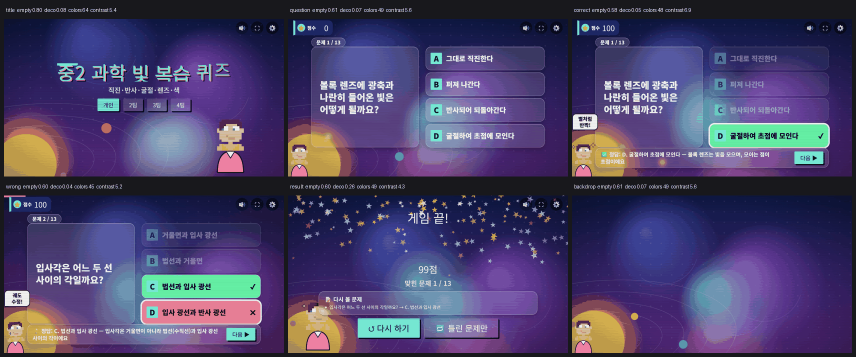
#> input picture docs/training/compare/raw/game/harness/review/light-review-sheet.png, 1712 x 714 px (shown at 1/2 size)
$ python -i diagnose.py   (imports and definitions only)
#> lines starting #> are read from the running program, lines starting #| are printed output that depends on the picture
### skills/teacher-studio/scripts/prefs.py
# SPDX-License-Identifier: Apache-2.0
# Copyright 2026 박진영 (zln02)
"""First-run teacher preferences: school level, main subject, device. Stored locally, no student data, no network.

Usage:
    python3 prefs.py show [--json]             # print saved prefs (exit 0; prints 'unset' if none)
    python3 prefs.py set --level 중학교 --subject 과학 --device board
    python3 prefs.py defaults                  # save the recommended defaults (중학교 / 전과목 / board)
    python3 prefs.py reset                     # forget (for 「설정 바꿔 줘」, then ask again); taste is kept
    python3 prefs.py taste-add "덜 화려하게" "글씨 크게" | taste-show | taste-reset   # 「취향 초기화」
    python3 prefs.py palette-show | palette-reset   # the user's own colours (saved only when asked: shared/design/color_from.py --save-default)

File: ~/.teacher-studio/prefs.json
"""
from __future__ import annotations

import argparse
import json
import re
import sys
from pathlib import Path

for _s in (sys.stdout, sys.stderr):
    if hasattr(_s, "reconfigure"):
        _s.reconfigure(encoding=None if _s.isatty() else "utf-8", errors="replace")

PATH = Path.home() / ".teacher-studio" / "prefs.json"
LEVELS = ["초등학교", "중학교", "고등학교", "특수·기타"]
DEVICES = {"board": "칠판 TV", "phone": "폰", "tablet": "태블릿", "pc": "개인 PC"}
DEFAULTS = {"level": "중학교", "subject": "전과목", "device": "board"}
ALLOWED = set(DEFAULTS)  # only these keys are ever stored


OPPOSITES = [("덜 화려하게", "더 화려하게"), ("단순하게", "풍부하게"), ("글씨 크게", "글씨 작게"),
             ("따뜻한 색", "시원한 색"), ("귀엽게", "고급스럽게"), ("밝게", "어둡게")]
TASTE_MAX = 12


# [16 lines left out: functions _raw, load_palette, not called in this run]


def _write(out: dict) -> None:
    PATH.parent.mkdir(parents=True, exist_ok=True)
    PATH.write_text(json.dumps(out, ensure_ascii=False, indent=2), encoding="utf-8")


# [140 lines left out: functions _extras, save_palette, clear_palette, load_taste, add_taste, load and 3 more, not called in this run]


# [2 lines that do not run on import are left out]

### skills/teacher-studio/scripts/diagnose.py
#!/usr/bin/env python3
# SPDX-License-Identifier: Apache-2.0
# Copyright 2026 박진영 (zln02)
"""diagnose: turn a VAGUE complaint (「별로야」 「밤티야」 「뭔가 아쉬워」) into a ranked list of likely problems + fix recipes.

Local only. Never edits your output (writes screenshots/JSON into --out). See references/vague-fix.md.

Usage:
  diagnose.py scan  OUT.html|.png|.mp4 [--feedback "밤티야"] [--kind auto|game|tool|page|slides|video]
                    [--prev A.html B.html] [--metrics X-metrics.json] [--feel feel.json] [--out DIR] [--shots N] [--no-render] [--json]
  diagnose.py snapshot FILE [--with spec.json ...] [--label TEXT]     keep a version before every fix
  diagnose.py versions FILE | restore FILE [--to N|prev]               「아까가 나았어」 (restore snapshots the current state first)
  diagnose.py inject FILE.html [--out PREVIEW.html]                    add the feel-capture overlay to a PREVIEW copy (never the final file)
  diagnose.py feel feel.json [--no-save]                               overlay answers -> token tweaks + taste
  diagnose.py taste [show|add PHRASE...|reset]                         ~/.teacher-studio/prefs.json `taste` list
Signals (measured): contrast, text size, overflow, overlap, colour count, element/text count, emptiness, hierarchy, motion/fps,
Korean mid-word breaks, sameness vs other outputs, stock phrasing. Exit 0 always (advisory).
"""
from __future__ import annotations

import argparse
import hashlib
import json
import re
import shutil
import subprocess
import sys
import time
from pathlib import Path

# [3 lines not run here, left out]

HERE = Path(__file__).resolve().parent
SKILL = HERE.parent
SKILLS = SKILL.parent
sys.path.insert(0, str(HERE))
import prefs  # noqa: E402

MUTE = ["--mute-audio"]  # ALWAYS: a headless page must never make sound
SILENT_JS = ("(function(){try{if(window.speechSynthesis){window.speechSynthesis.speak=function(){};}}catch(e){}"
             "try{if(window.AudioNode&&window.AudioDestinationNode){var oc=AudioNode.prototype.connect;AudioNode.prototype.connect=function(d){if(d instanceof AudioDestinationNode)return d;return oc.apply(this,arguments);};}}catch(e){}})()")

# ---- complaint map: words -> (label, {hypothesis id: boost}) ----
COMPLAINTS = [
    (r"밤티|촌스|구리|구려|올드|싸구려", "촌스러움", {"clutter": .4, "palette_noisy": .4, "weak_hierarchy": .3, "stock_look": .2}),
    (r"심심|밋밋|평범|재미없|휑|허전|단조", "밋밋함", {"no_focal": .4, "no_motion": .4, "flat_palette": .3, "empty": .3}),
    (r"안 ?보|작아|잘 ?안|흐려|흐릿|못 ?읽|읽기", "안 보임", {"small_text": .5, "low_contrast": .5, "overflow": .2}),
    (r"복잡|어지러|정신없|산만|빽빽|너무 ?많", "복잡함", {"clutter": .4, "density": .5, "palette_noisy": .3}),
    (r"ai ?티|AI ?티|기계|티 ?나|뻔해|뻔하|다 ?비슷|똑같|획일", "AI 티", {"sameness": .5, "stock_look": .4, "generic_layout": .3}),
    (r"아까|이전|전이|원래|되돌|돌려", "되돌리기", {"revert": 1.0}),
    (r"느려|버벅|끊겨|렉", "버벅임", {"low_fps": .6}),
    (r"어색|깨져|깨짐|줄바꿈|잘려|짤려", "깨짐", {"overflow": .4, "overlap": .4, "korean_break": .4}),
]
GENERIC = re.compile(r"별로|이상|아쉬|더 ?좋|맘에 ?안|마음에 ?안|그냥 ?그래|애매|뭔가|글쎄|아닌데|아니야")

# ---- hypotheses: id -> (teacher label, kind of fix, recipe for the AI) ----
HYP = {
    "low_contrast": ("글자 색이 배경과 비슷", "legibility", "Darken/lighten text or put it on an opaque card; target WCAG >= 4.5 (>= 7 on a board TV). Game: raise card opacity or change design.style; tool: use --text/--cardText tokens."),
    "small_text": ("글씨가 작음", "legibility", "Raise body/button text to the type floor (board/TV >= 34px, tablet >= 28px, PC >= 20px); shorten the text instead of shrinking it."),
    "overflow": ("글자가 화면 밖으로 나감", "layout", "Shorten copy, allow wrapping (keep-all), reduce columns; verify at 1920x1080 and 1080x1920."),
    "overlap": ("글자/그림이 겹침", "layout", "Re-space the layout (change layout/seed), move decoration to the edges, keep the area around text empty."),
    "clutter": ("너무 많이 들어 있음", "look", "Cut decoration and secondary elements by ~40%, keep ONE focal element, one card style, fewer outlines/shadows."),
    "palette_noisy": ("색이 너무 많음", "look", "Reduce to 1 background family + 1 accent + 1 feedback pair (good/bad); desaturate decoration; pick a calmer style/palette."),
    "weak_hierarchy": ("제목·핵심이 안 눈에 띔", "look", "Make the key text 2.5-4x the median size, weight contrast, one reading order: title > options > decoration."),
    "no_focal": ("눈이 갈 곳이 없음", "look", "Add ONE focal element (big title/number/illustration) with contrast and scale; remove equal-weight competitors."),
    "flat_palette": ("색이 밋밋", "look", "Add a real accent colour on a darker/lighter base, a gradient or tonal layers; avoid all-grey/one-hue screens."),
    "empty": ("휑함", "look", "Fill with purposeful structure (scene, pattern at edges, bigger content) rather than more small items."),
    "no_motion": ("움직임·반응이 없음", "motion", "Add entrance builds, press/hit feedback, correct/streak juice; game: a juice preset; slide/video: staggered reveal. Keep prefers-reduced-motion."),
    "low_fps": ("화면이 버벅임", "motion", "Remove heavy blur/shadow/filters and large animated layers; animate transform/opacity only."),
    "korean_break": ("한글 단어가 중간에서 끊김", "layout", "word-break: keep-all; widen the box or shorten the phrase; avoid fixed narrow widths."),
    "density": ("글이 너무 많음", "content", "Cut text to <= 1 idea per screen; move detail to notes; larger type with fewer words."),
    "sameness": ("전에 만든 것과 비슷", "look", "Change style/seed/layout/palette family to a clearly different direction (not a recolour); show 3 distinct options."),
    "stock_look": ("뻔한 문구·틀", "content", "Replace generic phrases with concrete, subject-specific wording; avoid default emoji/clip-art; use the teacher's own context."),
    "generic_layout": ("뻔한 배치", "look", "Change composition (asymmetry, scale jump, different grid), not just colour."),
    "revert": ("아까 버전이 나았음", "revert", "Run `diagnose.py restore FILE --to prev` (current is snapshotted first), then re-apply only the part that was asked for."),
}
STOCK = ["최고의", "혁신적", "다양한", "함께 성장", "즐거운 시간", "무한한 가능성", "새로운 시작", "알아보아요", "Lorem", "Click here", "여러분의 꿈"]
LOOK_FIXES = {"look", "motion"}  # deserve 2-3 alternative directions as swatches


def _rgba(s):
    v = [float(x) for x in re.findall(r"[\d.]+", s or "")][:4]
    return (v[0], v[1], v[2], v[3] if len(v) > 3 else 1.0) if len(v) >= 3 else (0, 0, 0, 0)


# [5 lines left out: function _lum, not called in this run]


def _ratio(a, b):
    la, lb = _lum(a), _lum(b)
    return (max(la, lb) + 0.05) / (min(la, lb) + 0.05)


# [9 lines left out: function _bg, not called in this run]


PROBE_JS = r"""
(function(){
  function bgs(e){var l=[];while(e&&e.nodeType===1){var c=getComputedStyle(e),bi=c.backgroundImage,m=bi&&bi!=='none'?bi.match(/rgba?\([^)]*\)/):null;l.push(m?m[0]:c.backgroundColor);e=e.parentElement;}return l;}
  var out={texts:[],n:0,overflow:0,breaks:[],anim:0};
  var els=document.body.querySelectorAll('*');
  for(var i=0;i<els.length;i++){
    var e=els[i],cs=getComputedStyle(e),r=e.getBoundingClientRect();
    if(e.closest&&e.closest('#ts-feel'))continue;
    if(!r.width||!r.height||cs.display==='none'||cs.visibility==='hidden'||parseFloat(cs.opacity)<0.2||/SCRIPT|STYLE/.test(e.tagName))continue;
    out.n++;
    var txt='';for(var k=0;k<e.childNodes.length;k++)if(e.childNodes[k].nodeType===3)txt+=e.childNodes[k].nodeValue;
    txt=txt.replace(/\s+/g,' ').trim();
    if(!txt||!/[가-힣A-Za-z0-9]/.test(txt))continue;
    out.texts.push({t:txt.slice(0,24),r:[r.left,r.top,r.width,r.height],fs:parseFloat(cs.fontSize),color:cs.color,bgs:bgs(e),w:txt.length});
    if(r.right>innerWidth+4||r.bottom>innerHeight+4||r.left<-4||(e.scrollWidth>e.clientWidth+3&&/hidden|clip/.test(cs.overflowX)))out.overflow++;
    if(out.breaks.length<6&&out.texts.length<160&&/[가-힣]{3,}/.test(txt)){
      try{var tn=null;for(var k2=0;k2<e.childNodes.length;k2++)if(e.childNodes[k2].nodeType===3&&/[가-힣]{3,}/.test(e.childNodes[k2].nodeValue)){tn=e.childNodes[k2];break;}
        if(tn){var re=/[가-힣]{3,}/g,m2;while((m2=re.exec(tn.nodeValue))){var rg=document.createRange();rg.setStart(tn,m2.index);rg.setEnd(tn,m2.index+m2[0].length);var rs=rg.getClientRects(),ys={};for(var q=0;q<rs.length;q++)ys[Math.round(rs[q].top/4)]=1;if(Object.keys(ys).length>1){out.breaks.push(m2[0]);break;}}}}catch(x){}}
  }
  try{out.anim=document.getAnimations().length;}catch(x){}
  return out;
})()
"""
FPS_JS = "new Promise(function(res){var n=0,t0=performance.now();function f(){n++;if(performance.now()-t0<1000)requestAnimationFrame(f);else res(n/((performance.now()-t0)/1000));}requestAnimationFrame(f);})"


# [42 lines left out: functions _launch, render, not called in this run]


def pixel_signals(png: Path, png2: Path | None = None) -> dict:
    try:
        from PIL import Image
    except Exception:
        return {}
    im = Image.open(png).convert("RGB")
#> im is the input picture: PIL image 1712x714 RGB; mean R, G, B 74.1, 65.9, 106.4
    sm = im.resize((192, 108))
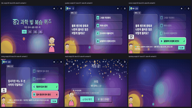
#> sm: PIL image 192x108 RGB; mean R, G, B 74.1, 65.9, 106.4
    cnt: dict = {}
    for px in sm.getdata():
        k = (px[0] >> 4, px[1] >> 4, px[2] >> 4)
        cnt[k] = cnt.get(k, 0) + 1
#> after the loop, cnt = 476 items
    tot = 192 * 108
    colors = sum(1 for v in cnt.values() if v / tot >= 0.004)
#> colors = 58
    top = [k for k, _ in sorted(cnt.items(), key=lambda kv: -kv[1])[:6]]
#> top = [(1, 1, 1), (1, 1, 4), (3, 2, 6), (2, 1, 5), (4, 2, 7), (1, 1, 2)]
    g = im.convert("L").resize((48 * 4, 27 * 4))
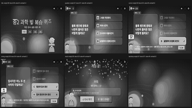
#> g: PIL image 192x108 L; min 6, max 249, mean 72.9
    px = g.load()
    flat = 0
    for cy in range(27):
        for cx in range(48):
            vals = [px[cx * 4 + i, cy * 4 + j] for i in range(4) for j in range(4)]
            m = sum(vals) / 16
            flat += (sum((v - m) ** 2 for v in vals) / 16) ** 0.5 < 4
#> after the loop, flat = 352
    hp = list(g.resize((9, 8)).getdata())
#> hp = 72 values, max 139 at index 55, min 23 at index 44, mean 73.92
    dh = 0
    for y in range(8):
        for x in range(8):
            dh = (dh << 1) | (hp[y * 9 + x] > hp[y * 9 + x + 1])
#> after the loop, dh = 15801241692497604059
    motion = None
    if png2 and png2.exists():
        a = list(im.convert("L").resize((96, 54)).getdata())
        c = list(Image.open(png2).convert("L").resize((96, 54)).getdata())
        motion = round(sum(abs(x - y) for x, y in zip(a, c)) / len(a) / 255, 4)
    return {"colors": colors, "empty_ratio": round(flat / (48 * 27), 3), "dhash": dh, "palette": top, "motion_diff": motion}


# [138 lines left out: functions sameness, static_signals, detect_kind, checker_commands, analyse, not called in this run]


def _versions_dir(f: Path) -> Path:
    return f.parent / ".ts-versions" / f.stem


# [117 lines left out: functions _vlist, snapshot, restore, rank, not called in this run]


TASTE_NOTES = {
    "덜 화려하게": "덜 화려하게: 장식·색 수·움직임 강도를 낮은 쪽으로",
    "더 화려하게": "더 화려하게: juice/움직임/악센트 색을 한 단계 올리기",
    "글씨 크게": "글씨 크게: type floor보다 한 단계 크게, 글은 더 짧게",
    "단순하게": "단순하게: 요소 수 줄이기, 카드 스타일 하나",
}


# [65 lines left out: functions directions, cmd_scan, not called in this run]


# ---- feel-capture overlay answers -> tweaks ----
AXES = {  # slider value -2..+2 : (negative phrase, positive phrase, what to change)
    "calm_vivid": ("덜 화려하게", "더 화려하게", "palette saturation/accent colour and juice/motion intensity"),
    "simple_rich": ("단순하게", "풍부하게", "decoration/element count and secondary info"),
    "warm_cool": ("따뜻한 색", "시원한 색", "palette hue family (warm = amber/coral, cool = blue/teal)"),
    "cute_premium": ("귀엽게", "고급스럽게", "corner radius/illustration vs thin lines, darker base, restrained accent"),
    "text_size": ("글씨 작게", "글씨 크게", "type scale (font-size tokens) and copy length"),
}
CHIP_TASTE = {"밝게": "밝게", "어둡게": "어둡게", "깔끔하게": "단순하게", "재밌게": "더 화려하게", "고급스럽게": "고급스럽게", "귀엽게": "귀엽게"}


# [106 lines left out: functions feel_tweaks, cmd_feel, cmd_inject, main, not called in this run]


# [2 lines not run here, left out]

>>> result = pixel_signals('../../../docs/training/compare/raw/game/harness/review/light-review-sheet.png')
#> result = 5 items
